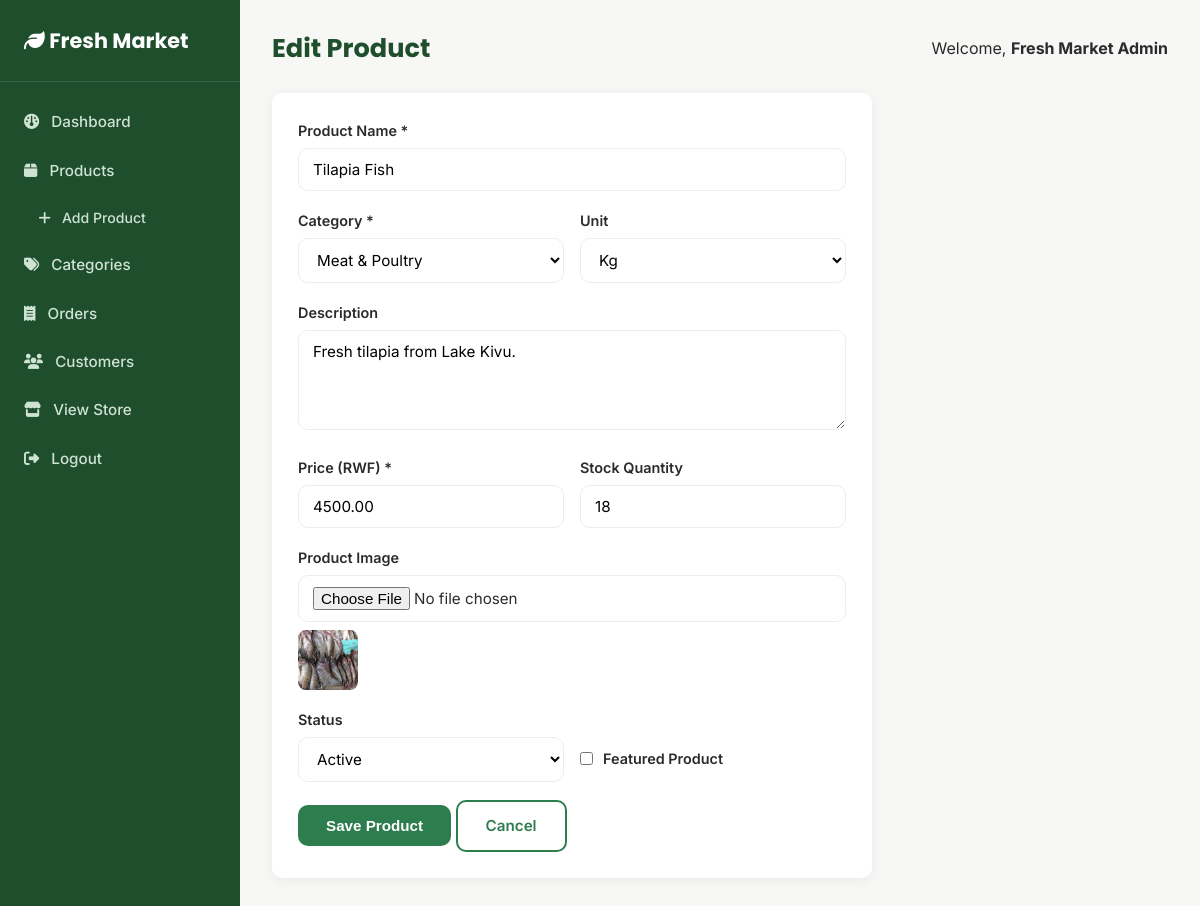
Screenshot of /admin/product-form.php?id=21 (signed in) with the database file from the repository.
### tables this page shows
CREATE TABLE `products` (
  `product_id` int(11) NOT NULL,
  `category_id` int(11) NOT NULL,
  `name` varchar(150) NOT NULL,
  `slug` varchar(150) NOT NULL,
  `description` text DEFAULT NULL,
  `price` decimal(10,2) NOT NULL,
  `unit` varchar(30) DEFAULT 'kg',
  `stock_quantity` int(11) NOT NULL DEFAULT 0,
  `image` varchar(255) DEFAULT NULL,
  `is_featured` tinyint(1) DEFAULT 0,
  `status` enum('active','inactive') DEFAULT 'active',
  `created_at` timestamp NOT NULL DEFAULT current_timestamp(),
  `updated_at` timestamp NOT NULL DEFAULT current_timestamp() ON UPDATE current_timestamp()
);

CREATE TABLE `categories` (
  `category_id` int(11) NOT NULL,
  `name` varchar(100) NOT NULL,
  `slug` varchar(100) NOT NULL,
  `description` text DEFAULT NULL,
  `image` varchar(255) DEFAULT NULL,
  `created_at` timestamp NOT NULL DEFAULT current_timestamp()
);

### includes/functions.php (called while the page is built, shortened)
<?php
function e($value) {
    return htmlspecialchars($value ?? '', ENT_QUOTES, 'UTF-8');
}

### admin/product-form.php (the view, shortened to what this page needs)
<?php
require_once __DIR__ . '/../includes/functions.php';
$productId = isset($_GET['id']) ? (int)$_GET['id'] : null;
$categories = $pdo->query("SELECT * FROM categories ORDER BY name")->fetchAll();
$product = [
    'name' => '', 'category_id' => '', 'description' => '', 'price' => '',
    'unit' => 'kg', 'stock_quantity' => '', 'image' => '', 'is_featured' => 0, 'status' => 'active'
];
if ($productId) {
    $stmt = $pdo->prepare("SELECT * FROM products WHERE product_id = ?");
    $stmt->execute([$productId]);
    $found = $stmt->fetch();
    if ($found) $product = $found;
}
require __DIR__ . '/includes/header.php';
?>
<div class="admin-form-card">
    <form method="post" enctype="multipart/form-data">
        <div class="form-group">
            <label>Product Name *</label>
            <input type="text" name="name" value="<?= e($product['name']) ?>" required>
        </div>
        <div class="form-row">
            <div class="form-group">
                <label>Category *</label>
                <select name="category_id" required>
                    <?php foreach ($categories as $cat): ?>
                        <option value="<?= $cat['category_id'] ?>" <?= $product['category_id'] == $cat['category_id'] ? 'selected' : '' ?>>
                            <?= e($cat['name']) ?>
                        </option>
                    <?php endforeach; ?>
                </select>
            </div>
            <div class="form-group">
                <label>Unit</label>
                <select name="unit">
                    <?php foreach (['kg','piece','bunch','litre','bag','tray','bottle'] as $u): ?>
                        <option value="<?= $u ?>" <?= $product['unit'] === $u ? 'selected' : '' ?>><?= ucfirst($u) ?></option>
                    <?php endforeach; ?>
                </select>
            </div>
        </div>
        <div class="form-group">
            <label>Description</label>
            <textarea name="description" rows="4"><?= e($product['description']) ?></textarea>
        </div>
        <div class="form-row">
            <div class="form-group">
                <label>Price (RWF) *</label>
                <input type="number" name="price" step="0.01" value="<?= e($product['price']) ?>" required>
            </div>
            <div class="form-group">
                <label>Stock Quantity</label>
                <input type="number" name="stock_quantity" value="<?= e($product['stock_quantity']) ?>">
            </div>
        </div>
        <div class="form-group">
            <label>Product Image</label>
            <input type="file" name="image" accept=".jpg,.jpeg,.png,.webp">
            <?php if ($product['image']): ?>
                <p style="margin-top:8px;"><img src="../assets/images/products/<?= e($product['image']) ?>" style="width:60px;height:60px;object-fit:cover;border-radius:8px;" onerror="this.style.display='none'"></p>
            <?php endif; ?>
        </div>
        <div class="form-row">
            <div class="form-group">
                <label>Status</label>
                <select name="status">
                    <option value="active" <?= $product['status'] === 'active' ? 'selected' : '' ?>>Active</option>
                </select>
            </div>
            <div class="form-group" style="display:flex;align-items:center;gap:10px;margin-top:28px;">
                <input type="checkbox" name="is_featured" id="is_featured" style="width:auto;" <?= $product['is_featured'] ? 'checked' : '' ?>>
                <label for="is_featured" style="margin:0;">Featured Product</label>
            </div>
        </div>
        <button type="submit" class="btn btn-primary">Save Product</button>
        <a href="products.php" class="btn btn-outline">Cancel</a>
    </form>
</div>
<?php require __DIR__ . '/includes/footer.php'; ?>

### assets/css/style.css (style rules this page uses)
:root { --green-dark: #1f4e2c; --green: #2e7d4f; --green-light: #e8f5e9; --accent: #f5a623; --accent-dark: #d6890a; --gray-100: #f7f8f6; --gray-200: #ececec; --gray-500: #767676; --gray-800: #2b2b2b; --white: #ffffff; --radius: 10px; --shadow: 0 2px 12px rgba(0,0,0,0.06); --shadow-md: 0 6px 24px rgba(0,0,0,0.10); --font-heading: 'Poppins', 'Segoe UI', sans-serif; --font-body: 'Inter', 'Segoe UI', sans-serif; }
* { margin: 0; padding: 0; box-sizing: border-box; }
body { font-family: var(--font-body); color: var(--gray-800); background: var(--gray-100); line-height: 1.6; }
a { text-decoration: none; color: inherit; }
img { max-width: 100%; display: block; }
.btn { display: inline-block; padding: 12px 28px; border-radius: var(--radius); font-weight: 600; font-size: 0.95rem; cursor: pointer; border: none; transition: all 0.2s ease; text-align: center; }
.btn-primary { background: var(--green); color: var(--white); }
.btn-outline { background: transparent; border: 2px solid var(--green); color: var(--green); }
.form-group { margin-bottom: 18px; }
.form-group label { display: block; margin-bottom: 6px; font-weight: 600; font-size: 0.9rem; }
.form-group input, .form-group select, .form-group textarea { width: 100%; padding: 11px 14px; border: 1px solid var(--gray-200); border-radius: var(--radius); font-size: 0.95rem; font-family: var(--font-body); background: var(--white); }
.form-row { display: grid; grid-template-columns: 1fr 1fr; gap: 16px; }
.admin-body { background: var(--gray-100); }
.admin-form-card { background: var(--white); border-radius: var(--radius); box-shadow: var(--shadow); padding: 26px; max-width: 600px; }

### rows the page displays
products: name "Tilapia Fish", category_id "Meat & Poultry", unit "Kg", description "Fresh tilapia from Lake Kivu.", price "4500.00", stock_quantity "18", image (picture), status "Active"

### other values shown
$pageTitle "Edit Product"
$_SESSION['admin_name'] "Fresh Market Admin"
